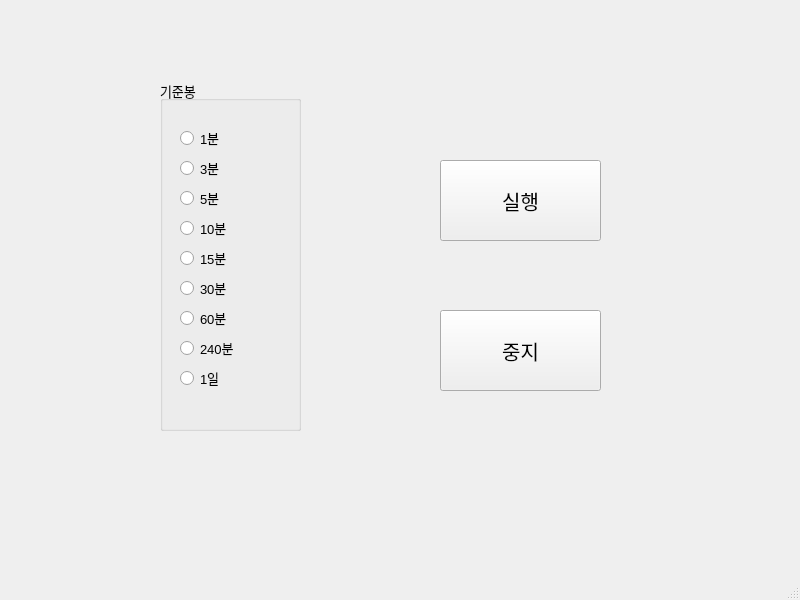
<?xml version="1.0" encoding="UTF-8"?>
<ui version="4.0">
 <class>MainWindow</class>
 <widget class="QMainWindow" name="MainWindow">
  <property name="geometry">
   <rect>
    <x>0</x>
    <y>0</y>
    <width>800</width>
    <height>600</height>
   </rect>
  </property>
  <property name="windowTitle">
   <string>MainWindow</string>
  </property>
  <widget class="QWidget" name="centralwidget">
   <widget class="QPushButton" name="pushButtonStart">
    <property name="geometry">
     <rect>
      <x>440</x>
      <y>160</y>
      <width>161</width>
      <height>81</height>
     </rect>
    </property>
    <property name="font">
     <font>
      <pointsize>15</pointsize>
     </font>
    </property>
    <property name="text">
     <string>실행</string>
    </property>
   </widget>
   <widget class="QPushButton" name="pushButtonStop">
    <property name="geometry">
     <rect>
      <x>440</x>
      <y>310</y>
      <width>161</width>
      <height>81</height>
     </rect>
    </property>
    <property name="font">
     <font>
      <pointsize>15</pointsize>
     </font>
    </property>
    <property name="text">
     <string>중지</string>
    </property>
   </widget>
   <widget class="QGroupBox" name="groupBox">
    <property name="geometry">
     <rect>
      <x>160</x>
      <y>80</y>
      <width>141</width>
      <height>351</height>
     </rect>
    </property>
    <property name="font">
     <font>
      <pointsize>10</pointsize>
     </font>
    </property>
    <property name="title">
     <string>기준봉</string>
    </property>
    <widget class="QRadioButton" name="radioButton1">
     <property name="geometry">
      <rect>
       <x>20</x>
       <y>50</y>
       <width>94</width>
       <height>16</height>
      </rect>
     </property>
     <property name="font">
      <font>
       <pointsize>10</pointsize>
      </font>
     </property>
     <property name="text">
      <string>1분</string>
     </property>
    </widget>
    <widget class="QRadioButton" name="radioButton3">
     <property name="geometry">
      <rect>
       <x>20</x>
       <y>80</y>
       <width>94</width>
       <height>16</height>
      </rect>
     </property>
     <property name="font">
      <font>
       <pointsize>10</pointsize>
      </font>
     </property>
     <property name="text">
      <string>3분</string>
     </property>
    </widget>
    <widget class="QRadioButton" name="radioButton5">
     <property name="geometry">
      <rect>
       <x>20</x>
       <y>110</y>
       <width>94</width>
       <height>16</height>
      </rect>
     </property>
     <property name="font">
      <font>
       <pointsize>10</pointsize>
      </font>
     </property>
     <property name="text">
      <string>5분</string>
     </property>
    </widget>
    <widget class="QRadioButton" name="radioButton10">
     <property name="geometry">
      <rect>
       <x>20</x>
       <y>140</y>
       <width>94</width>
       <height>16</height>
      </rect>
     </property>
     <property name="font">
      <font>
       <pointsize>10</pointsize>
      </font>
     </property>
     <property name="text">
      <string>10분</string>
     </property>
    </widget>
    <widget class="QRadioButton" name="radioButton15">
     <property name="geometry">
      <rect>
       <x>20</x>
       <y>170</y>
       <width>94</width>
       <height>16</height>
      </rect>
     </property>
     <property name="font">
      <font>
       <pointsize>10</pointsize>
      </font>
     </property>
     <property name="text">
      <string>15분</string>
     </property>
    </widget>
    <widget class="QRadioButton" name="radioButton30">
     <property name="geometry">
      <rect>
       <x>20</x>
       <y>200</y>
       <width>94</width>
       <height>16</height>
      </rect>
     </property>
     <property name="font">
      <font>
       <pointsize>10</pointsize>
      </font>
     </property>
     <property name="text">
      <string>30분</string>
     </property>
    </widget>
    <widget class="QRadioButton" name="radioButton60">
     <property name="geometry">
      <rect>
       <x>20</x>
       <y>230</y>
       <width>94</width>
       <height>16</height>
      </rect>
     </property>
     <property name="font">
      <font>
       <pointsize>10</pointsize>
      </font>
     </property>
     <property name="text">
      <string>60분</string>
     </property>
    </widget>
    <widget class="QRadioButton" name="radioButton240">
     <property name="geometry">
      <rect>
       <x>20</x>
       <y>260</y>
       <width>94</width>
       <height>16</height>
      </rect>
     </property>
     <property name="font">
      <font>
       <pointsize>10</pointsize>
      </font>
     </property>
     <property name="text">
      <string>240분</string>
     </property>
    </widget>
    <widget class="QRadioButton" name="radioButtonDay">
     <property name="geometry">
      <rect>
       <x>20</x>
       <y>290</y>
       <width>94</width>
       <height>16</height>
      </rect>
     </property>
     <property name="font">
      <font>
       <pointsize>10</pointsize>
      </font>
     </property>
     <property name="text">
      <string>1일</string>
     </property>
    </widget>
   </widget>
  </widget>
  <widget class="QMenuBar" name="menubar">
   <property name="geometry">
    <rect>
     <x>0</x>
     <y>0</y>
     <width>800</width>
     <height>21</height>
    </rect>
   </property>
  </widget>
  <widget class="QStatusBar" name="statusbar"/>
 </widget>
 <resources/>
 <connections/>
</ui>
